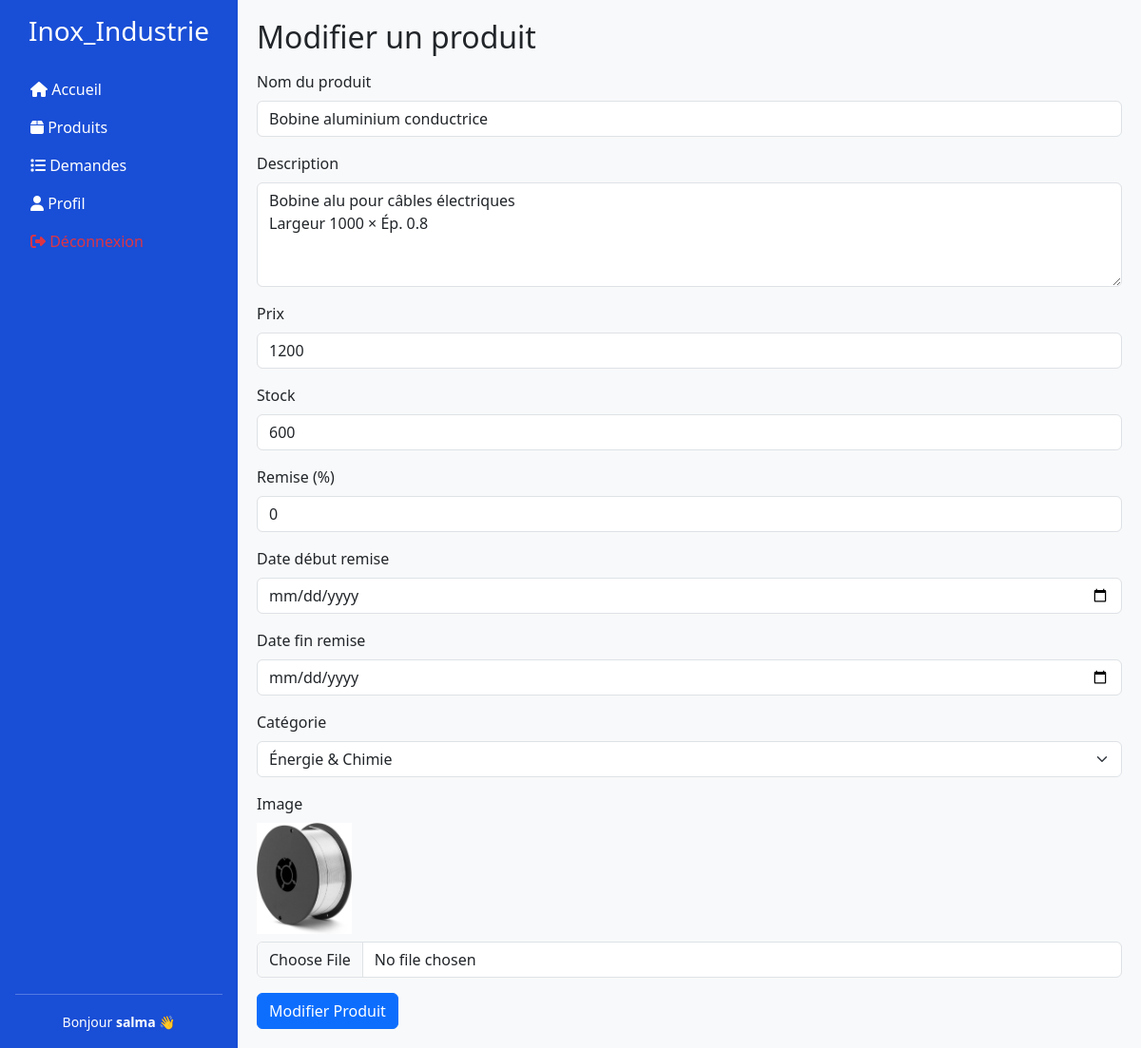
Screenshot of /admin/produit/modifier_produit.php?id=18 (signed in) with the database file from the repository.
### tables this page shows
CREATE TABLE `produits` (
  `id` int(11) NOT NULL,
  `nom` varchar(255) NOT NULL,
  `description` text NOT NULL,
  `image` varchar(255) NOT NULL,
  `prix` varchar(50) NOT NULL,
  `stock` int(11) NOT NULL,
  `categorie` varchar(100) NOT NULL,
  `prix_promo` decimal(10,2) DEFAULT NULL,
  `discount_percent` int(11) DEFAULT NULL,
  `date_debut_discount` date DEFAULT NULL,
  `date_fin_discount` date DEFAULT NULL
);

### admin/produit/modifier_produit.php (the view, shortened to what this page needs)
<?php
$conn = new mysqli('localhost','root','','inox_industrie');
$sql = "SELECT * FROM admin WHERE email='".$_SESSION['email']."'";
$r = $conn->query($sql);
$admin = $r->fetch_assoc();
$id = (int)$_GET['id'];
$sql_produit = "SELECT * FROM produits WHERE id = $id";
$res = $conn->query($sql_produit);
$produit = $res->fetch_assoc();
?>
<!DOCTYPE html>
<html lang="fr">
<head>
<link href="https://cdn.jsdelivr.net/npm/bootstrap@5.3.3/dist/css/bootstrap.min.css" rel="stylesheet">
<link rel="stylesheet" href="https://cdnjs.cloudflare.com/ajax/libs/font-awesome/6.5.1/css/all.min.css">
</head>
<body>
<div class="sidebar d-flex flex-column p-3">
  <h3 class="text-center mb-4">Inox_Industrie</h3>
  <ul class="nav nav-pills flex-column mb-auto">
    <li><a href="../acceuil.php" class="nav-link text-white"><i class="fas fa-home"></i> Accueil</a></li>
    <li>
      <a class="nav-link text-white" data-bs-toggle="collapse" href="#produitMenu">
        <i class="fas fa-box"></i> Produits
      </a>
    </li>
    <li><a href="envoye.php" class="nav-link text-white"><i class="fas fa-list"></i> Demandes</a></li>
    <li><a href="../monprofil.php" class="nav-link text-white"><i class="fas fa-user"></i> Profil</a></li>
    <li><a href="../deconnexion.php" class="nav-link text-danger"><i class="fas fa-sign-out-alt"></i> Déconnexion</a></li>
  </ul>
  <hr>
  <div class="text-center">
    <small>Bonjour <strong><?= htmlspecialchars($admin['username']); ?></strong> 👋</small>
  </div>
</div>
<div class="content">
<h2>Modifier un produit</h2>
<form method="POST" enctype="multipart/form-data" class="mt-3">
<div class="mb-3">
<label class="form-label">Nom du produit</label>
<input type="text" class="form-control" value="<?= htmlspecialchars($produit['nom']); ?>" readonly>
</div>
<div class="mb-3">
<label class="form-label">Description</label>
<textarea name="description" rows="4" class="form-control" required><?= htmlspecialchars($produit['description']); ?></textarea>
</div>
<div class="mb-3">
<label class="form-label">Prix</label>
<input type="number" step="0.01" min="0" name="prix" class="form-control" value="<?= $produit['prix']; ?>" required>
</div>
<div class="mb-3">
<label class="form-label">Stock</label>
<input type="number" name="stock" class="form-control" value="<?= $produit['stock']; ?>" required>
</div>
<div class="mb-3">
<label class="form-label">Remise (%)</label>
<input type="number" step="0.01" min="0" max="100" name="discount_percent" class="form-control" value="<?= $produit['discount_percent'] ?? 0; ?>">
</div>
<div class="mb-3">
<label class="form-label">Date début remise</label>
<input type="date" name="date_debut_discount" class="form-control" value="<?= $produit['date_debut_discount'] ?? ''; ?>">
</div>
<div class="mb-3">
<label class="form-label">Date fin remise</label>
<input type="date" name="date_fin_discount" class="form-control" value="<?= $produit['date_fin_discount'] ?? ''; ?>">
</div>
<div class="mb-3">
<label class="form-label">Catégorie</label>
<select name="categorie" class="form-select" required>
<?php
$categories = ["Alimentaire","Construction","Transport","Énergie & Chimie","Domestique","Médical"];
foreach($categories as $cat){
    $sel = ($produit['categorie']==$cat)?"selected":"";
    echo "<option value='$cat' $sel>$cat</option>";
}
?>
</select>
</div>
<div class="mb-3">
<label class="form-label">Image</label><br>
<img src="../../assets/IMG/<?= $produit['image']; ?>" width="100" class="mb-2"><br>
<input type="file" name="image" class="form-control" accept="image/*">
</div>
<button type="submit" name="submit" class="btn btn-primary">Modifier Produit</button>
</form>
</div>
</body>
</html>

### admin/produit/modifier_produit.php (style rules this page uses)
body { min-height: 100vh; display: flex; }
.sidebar { width: 250px; background: #194ed6ff; color: #fff; flex-shrink: 0; }
.sidebar a { color: #fff; text-decoration: none; }
.content { flex-grow: 1; padding: 20px; background: #f8f9fa; }

### rows the page displays
produits: nom "Bobine aluminium conductrice", description "Bobine alu pour câbles électriques Largeur 1000 × Ép. 0.8", prix "1200", stock "600", discount_percent "0", image (picture)

### other values shown
$admin['username'] "salma"
form field categorie "Énergie & Chimie"
